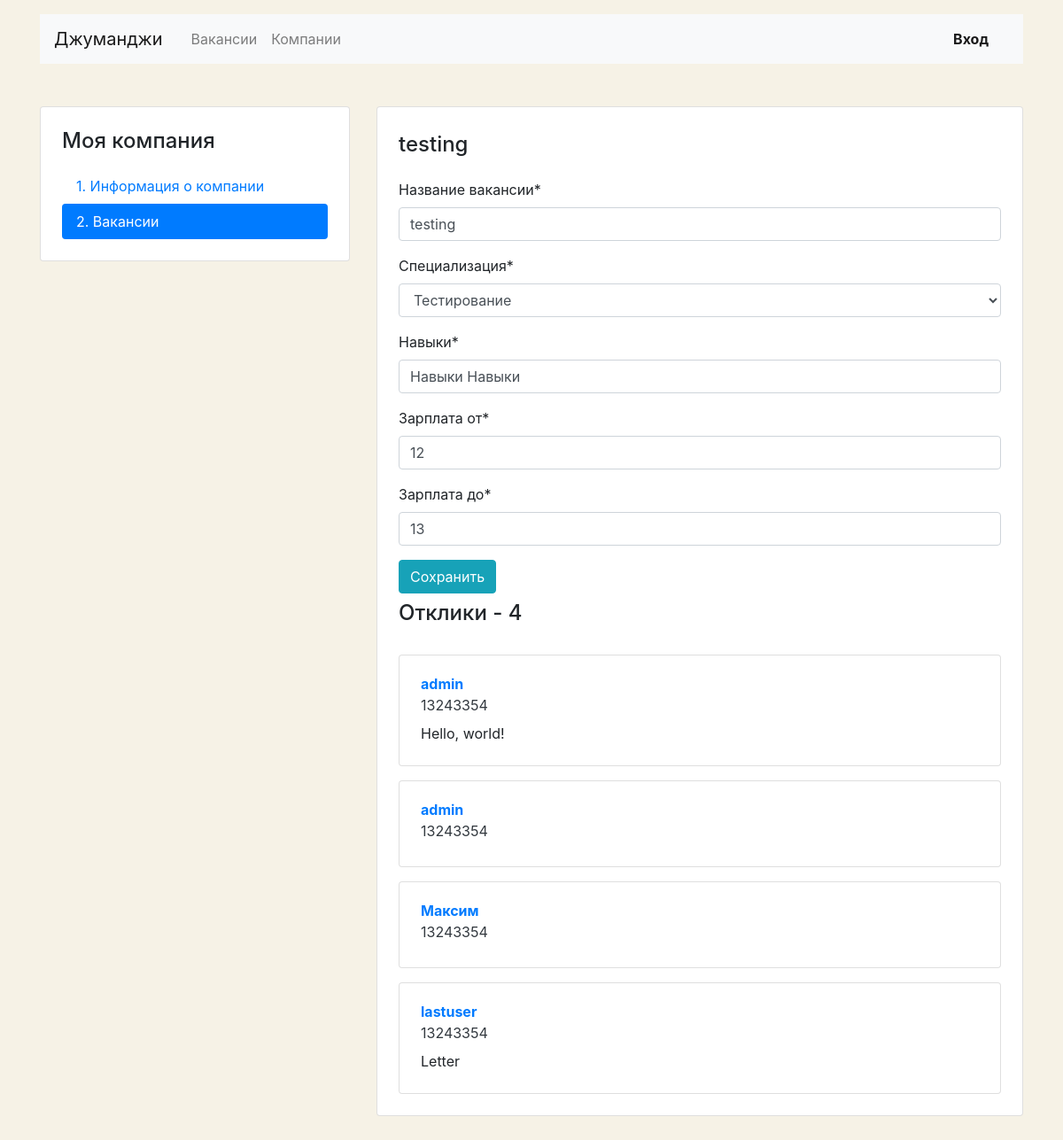
/mycompany/vacancies/12/, run on the app's committed database.
### company/models.py (models this page shows, shortened)
class Vacancy(models.Model):
    title = models.CharField(max_length=30, verbose_name='Название')
    speciality = models.ForeignKey('Speciality', related_name='vacancies', on_delete=models.CASCADE)
    company = models.ForeignKey('Company', related_name='vacancies', on_delete=models.CASCADE)
    skills = models.CharField(max_length=150, verbose_name='Навыки')
    salary_min = models.PositiveSmallIntegerField(verbose_name='Мин зарплата')
    salary_max = models.PositiveSmallIntegerField(verbose_name='Макс зарплата')
    published = models.DateTimeField(default=datetime.now(), verbose_name='Опубликовано')
    class Meta:
        verbose_name = 'Вакансия'
        verbose_name_plural = 'Вакансии'

class Speciality(models.Model):
    code = models.CharField(max_length=30, verbose_name='Код')
    title = models.CharField(max_length=30, verbose_name='Название')
    image = models.ImageField(upload_to=MEDIA_SPECIALITY_IMAGE_DIR, verbose_name='зображение')
    class Meta:
        verbose_name = 'Специализация'
        verbose_name_plural = 'Специализации'
    def __str__(self):
        return self.title

class Application(models.Model):
    username = models.CharField(max_length=40, verbose_name='Имя')
    phone = models.CharField(max_length=20, verbose_name='Телефон')
    letter = models.TextField(max_length=1000, verbose_name='Письмо', default='', blank=True)
    vacancy = models.ForeignKey(Vacancy, on_delete=models.CASCADE, verbose_name='Вакансия')
    user = models.ForeignKey(User, on_delete=models.CASCADE, verbose_name='Пользователь')
    class Meta:
        verbose_name = 'Отклик'
        verbose_name_plural = 'Отклики'

### users/views.py (the view, shortened to what this page needs)
# urls.py: path('mycompany/vacancies/<int:pk>/', ProfileVacanciesEdit.as_view(), name='edit_vacancy'),
class ProfileVacanciesEdit(View):
    def get(self, request, pk):
        vacancy = Vacancy.objects.get(pk=pk)
        applications = Application.objects.filter(vacancy=vacancy)
        context = {
            'title': vacancy.title,
            'form': VacancyForm(instance=vacancy),
            'applications': applications,
        }
        return render(request, 'vacancy/vacancy_edit.html', context=context)

### company/forms.py
class VacancyForm(ModelForm):
    class Meta:
        model = Vacancy
        fields = ['title', 'speciality', 'skills', 'salary_min', 'salary_max']
        labels = {
            'title': 'Название вакансии',
            'speciality': 'Специализация',
            'skills': 'Навыки',
            'salary_min': 'Зарплата от',
            'salary_max': 'Зарплата до',
        }

### templates/vacancy/vacancy_edit.html (shortened to what this page needs)
{% extends 'base/base.html' %}
{% load crispy_forms_filters %}
{% block content %}
    <main class="container mt-3 pb-5">
        <div class="row mt-5">
            <div class="col-12 col-lg-4">
                <aside class="pt-3 pb-4 px-4 mb-5 card">
                    <h1 class="h4 pt-2 pb-2">Моя компания</h1>
                    <div class="nav flex-column nav-pills">
                        <a class="nav-link" href="{% url 'profile_company' %}">1. Информация о&nbsp;компании</a>
                        <a class="nav-link active" href="{% url 'profile_vacancies' %}">2. Вакансии</a>
                    </div>
                </aside>
            </div>
            <div class="col-12 col-lg-8">
                <div class="card">
                    <div class="card-body px-4 pb-4 tab-content">
                        <section>
                            <h2 class="h4 pt-2 pb-3">{{ title }}</h2>
                            <form method="POST" enctype="multipart/form-data" style="border: none;">
                                {{ form|crispy }}
                                <button class="btn btn-info" type="submit">Сохранить</button>
                            </form>
                            <h2 class="h4 pt-2 pb-3">Отклики - {{ applications.count }}</h2>
                            {% for item in applications %}
                                <div class="card mt-3">
                                    <div class="card-body px-4">
                                        <a class="mb-1 font-weight-bold"
                                           href="{% url 'user_resume' pk=item.pk %}">{{ item.username }}</a>
                                        <p class="mb-2"><a href="tel:+79002842324"
                                                           class="text-dark">{{ item.phone }}</a>
                                        </p>
                                        <p class="mb-1">{{ item.letter }}</p>
                                    </div>
                                </div>
                            {% endfor %}
                        </section>
                    </div>
                </div>
            </div>
        </div>
    </main>
{% endblock %}

### templates/base/base.html (style rules this page uses)
body { background-color: #F6F2E6; }

### data on the page
Vacancy: title "testing", speciality "Тестирование", skills "Навыки Навыки", salary_min "12", salary_max "13"
Application: username "admin", phone "13243354", letter "Hello, world!"
Application: username "admin", phone "13243354"
Application: username "Максим", phone "13243354"
Application: username "lastuser", phone "13243354", letter "Letter"

### other printed values
{{ applications.count }} "4"
